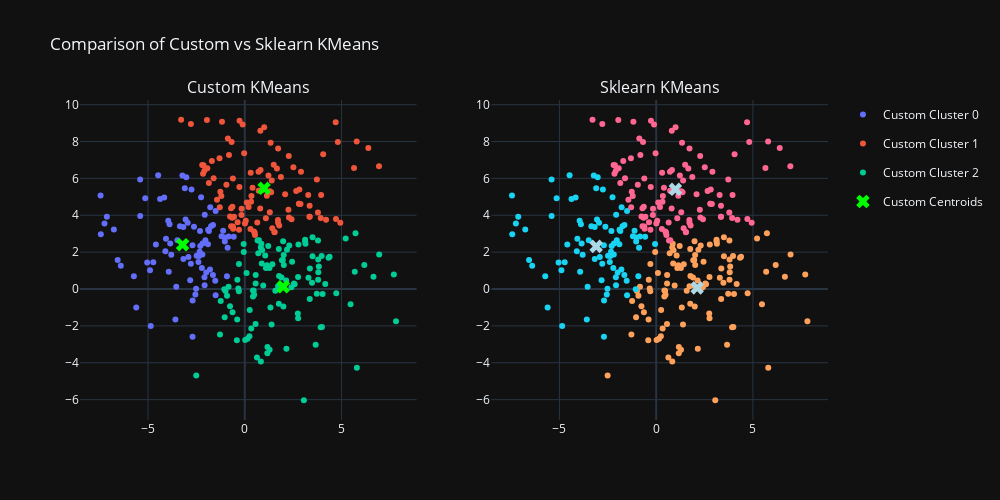

Source (notebook cell):
### Code cell
X, y = make_blobs(n_samples=300, centers=3, cluster_std=2.5, random_state=0)
compare_kmeans_plot(X, n_clusters=3)
